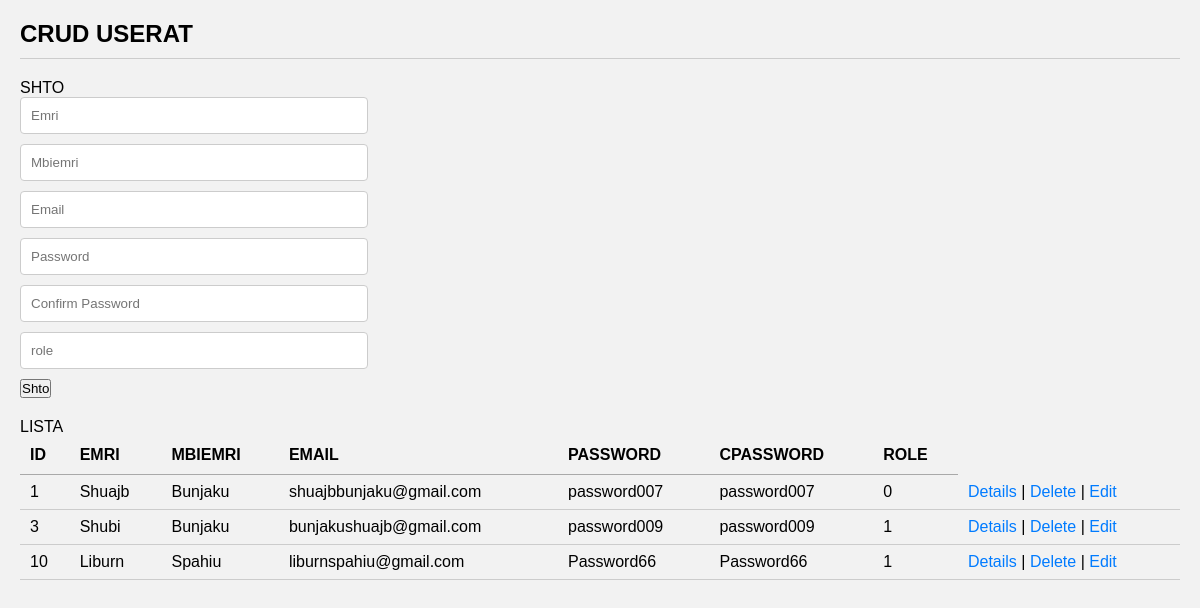
Screenshot of /CRUDSOOP/indexUsers.php (signed in) with the database file from the repository.
### tables this page shows
CREATE TABLE `users` (
  `id` int(11) NOT NULL,
  `emri` varchar(191) NOT NULL,
  `mbiemri` varchar(191) NOT NULL,
  `email` varchar(191) NOT NULL,
  `password` varchar(191) NOT NULL,
  `cpassword` varchar(191) NOT NULL,
  `role_as` tinyint(4) NOT NULL DEFAULT 0
);

### CRUDSOOP/indexUsers.php (the view, shortened to what this page needs)
<?php
 include '../controller/usersController.php';
 $usersController = new usersController($conn);
 $updateData = $usersController->edit();
 $update = isset($updateData['id']);
 $emri = $update ? $updateData['emri'] : '';
 $mbiemri = $update ? $updateData['mbiemri'] : '';
 $email = $update ? $updateData['email'] : '';
 $password = $update ? $updateData['password'] : '';
 $cpassword = $update ? $updateData['cpassword'] : '';
 $role_as = $update ? $updateData['role_as'] : '';
?>
<!DOCTYPE html>
<html lang="en">
<head>
 <link rel="stylesheet" href="CRUDSTYLE.css">
    <link rel="stylesheet" type="text/css" href="https://cdn.datatables.net/1.12.1/css/jquery.dataTables.min.css" />
</head>
<body>
    <div>
        <div>
            <div>
                <h3>CRUD USERAT </h3>
                <hr>
            </div>
        </div>
        <div>
            <div>
                <div>
                    <div>
                        SHTO
                    </div>
                    <div>
                        <form action="" method="post" enctype="multipart/form-data">
                            <div>
                                <input type="text" name="emri" value="<?php echo  $emri; ?>" class="form-control"
                                    placeholder="Emri" required>
                            </div>
                            <div>
                                <input type="text" name="mbiemri" value="<?php echo  $mbiemri; ?>" class="form-control"
                                    placeholder="Mbiemri" required>
                            </div>
                            <div>
                                <input type="email" name="email" value="<?php echo  $email; ?>" class="form-control"
                                    placeholder="Email" required>
                            </div>
                            <div>
                                <input type="password" name="password" value="<?php echo  $password; ?>"
                                    class="form-control" placeholder="Password" required>
                            </div>
                            <div>
                                <input type="password" name="cpassword" value="<?php echo  $cpassword; ?>"
                                    class="form-control" placeholder="Confirm Password" required>
                            </div>
                            <div>
                                <input type="number" name="role_as" value="<?php echo  $role_as; ?>"
                                    class="form-control" placeholder="role" required>
                            </div>
                            <div">
                                <?php if ($update == true) { ?>
                                <input type="submit" name="update" value="Update">
                                <?php } else { ?>
                                <input type="submit" name="add" value="Shto">
                                <?php } ?>
                    </div>
                </div>
            </div>
        </div>
        <div>
            <?php
              $query = 'SELECT * FROM users';
              $stmt = $conn->prepare($query);
              $stmt->execute();
              $result = $stmt->get_result();
            ?>
            <div>
                <div>
                    LISTA
                </div>
                <div>
                    <table id="data-table">
                        <thead>
                            <tr>
                                <th>ID</th>
                                <th>EMRI</th>
                                <th>MBIEMRI</th>
                                <th>EMAIL</th>
                                <th>PASSWORD</th>
                                <th>CPASSWORD</th>
                                <th>ROLE</th>
                            </tr>
                        </thead>
                        <tbody>
                            <?php while ($row = $result->fetch_assoc()) { ?>
                            <tr>
                                <td><?php echo  $row['id']; ?></td>
                                <td><?php echo  $row['emri']; ?></td>
                                <td><?php echo  $row['mbiemri']; ?></td>
                                <td><?php echo  $row['email']; ?></td>
                                <td><?php echo  $row['password']; ?></td>
                                <td><?php echo  $row['cpassword']; ?></td>
                                <td><?php echo  $row['role_as']; ?></td>
                                <td>
                                    <a href="detailsOOPUsers.php?details=<?php echo  $row['id']; ?>">Details</a> |
                                    <a href="indexUsers.php?delete=<?php echo  $row['id']; ?>"
                                        onclick="return confirm('Do you want delete this record?');">Delete</a> |
                                    <a href="indexUsers.php?edit=<?php echo  $row['id']; ?>">Edit</a>
                                </td>
                            </tr>
                            <?php } ?>
                        </tbody>
                    </table>
                </div>
            </div>
        </div>
    </div>
</body>
</html>

### CRUDSOOP/CRUDSTYLE.css (style rules this page uses)
* { margin: 0; padding: 0; box-sizing: border-box; }
body { font-family: Arial, sans-serif; background-color: #f2f2f2; padding: 20px; }
h3 { font-size: 24px; font-weight: bold; margin-bottom: 10px; }
hr { border: none; border-top: 1px solid #ccc; margin-bottom: 20px; }
form { margin-bottom: 20px; }
.form-control { width: 30%; padding: 10px; border: 1px solid #ccc; border-radius: 4px; margin-bottom: 10px; }
table { width: 100%; border-collapse: collapse; }
th, td { padding: 10px; text-align: left; border-bottom: 1px solid #ccc; }
th { background-color: #f2f2f2; font-weight: bold; }
a { color: #007bff; text-decoration: none; }

### rows the page displays
users: id "1", emri "Shuajb", mbiemri "Bunjaku", email "shuajbbunjaku@gmail.com", password "password007", cpassword "password007", role_as "0"
users: id "3", emri "Shubi", mbiemri "Bunjaku", email "bunjakushuajb@gmail.com", password "password009", cpassword "password009", role_as "1"
users: id "10", emri "Liburn", mbiemri "Spahiu", email "liburnspahiu@gmail.com", password "Password66", cpassword "Password66", role_as "1"
